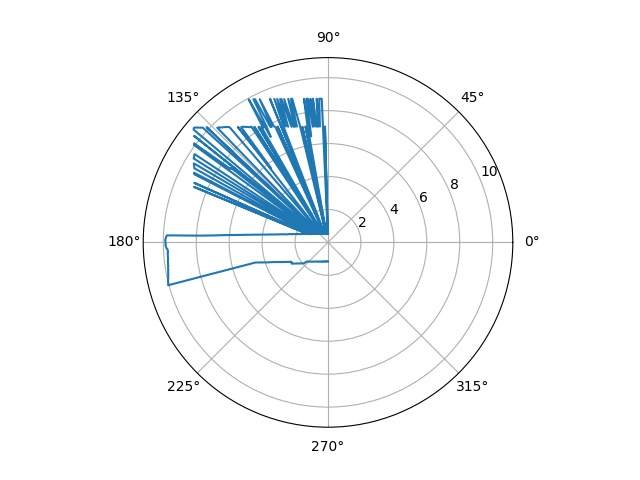

The Python source for this figure:
import numpy as np
import math
import matplotlib.pyplot as plt

PLOT = 1

scan = np.loadtxt('laserscan.dat')
angle = np.linspace(3 * np.pi / 2, np.pi / 2, scan.shape[0], endpoint=True)

if PLOT:
    fig = plt.figure()
    ax = fig.gca(polar=True)
    ax.plot(angle, scan)
    plt.savefig('laserscan.jpg')
    plt.show()

    # plt.polar(angle, scan)
    # plt.show()

offset_x = 0.2

# Global Coordinates in CAPITALS
ROBOT_X, ROBOT_Y = 1.0, 0.5


def rotate_translate(theta, px, py, tx, ty):
    hom_matrix = np.array([[np.cos(theta), -np.sin(theta), tx], [np.sin(theta), np.cos(theta), ty], [0, 0, 1]])
    vector = np.array([[px], [py], [1]])  # Column Vector
    return np.dot(hom_matrix, vector)

def find_laserscanner_coordinates():
    return rotate_translate(np.pi / 4, ROBOT_X, ROBOT_Y, offset_x, 0.0)

def global_coordinates():
    find_laserscanner_coordinates()
    local_points = [scan * np.cos(angle), scan * np.sin(angle)]
    LASERSCAN = find_laserscanner_coordinates()

    if PLOT:
        plt.scatter(local_points[0], local_points[1])
        plt.plot(ROBOT_X, ROBOT_Y, 'bo')
        plt.plot(LASERSCAN[0], LASERSCAN[1], 'ro')
        plt.savefig('LaserScans-Robot-Perspective.jpg')
        plt.show()

    for idx in range(0, len(local_points[0])):
        temp = rotate_translate(0, local_points[0][idx], local_points[1][idx], -offset_x, 0.0)
        temp = rotate_translate(np.pi / 4, temp[0], temp[1], -ROBOT_X, -ROBOT_Y)
        local_points[0][idx], local_points[1][idx] = temp[0], temp[1]

    if PLOT:
        plt.scatter(local_points[0], local_points[1])
        plt.plot(ROBOT_X, ROBOT_Y, 'bo')
        plt.plot(LASERSCAN[0], LASERSCAN[1], 'ro')
        plt.savefig("LaserScans-Global-Perspective.jpg")
        plt.show()


if __name__ == '__main__':
    global_coordinates()


